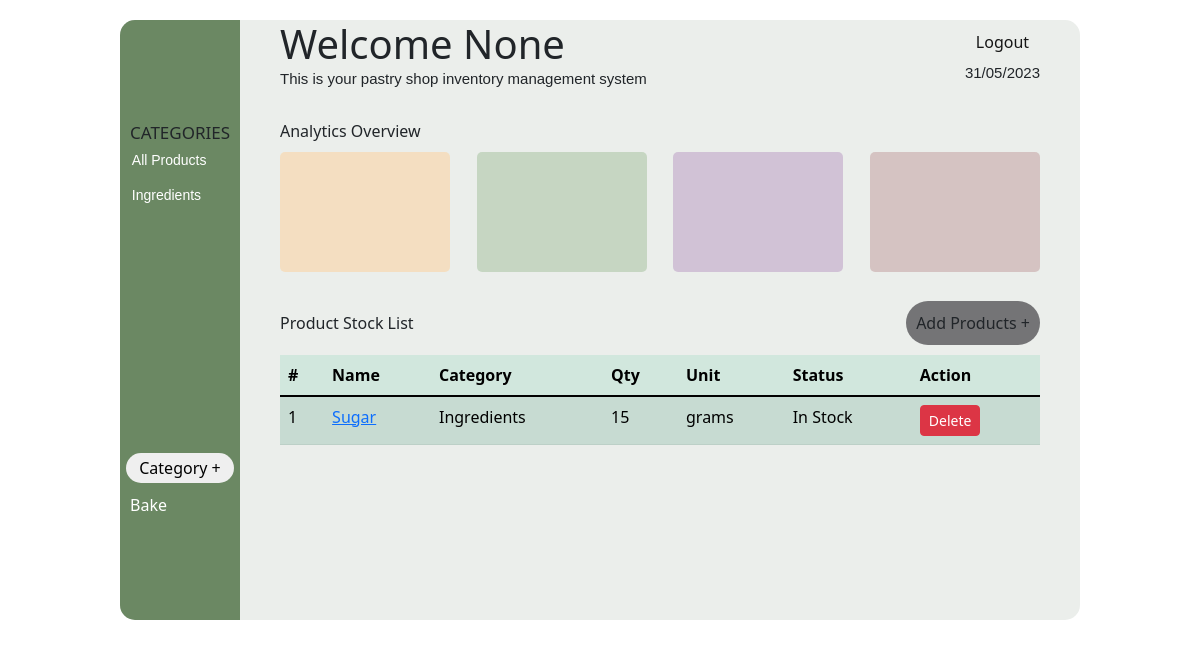
Before: /inventory (signed in) with the older database file.
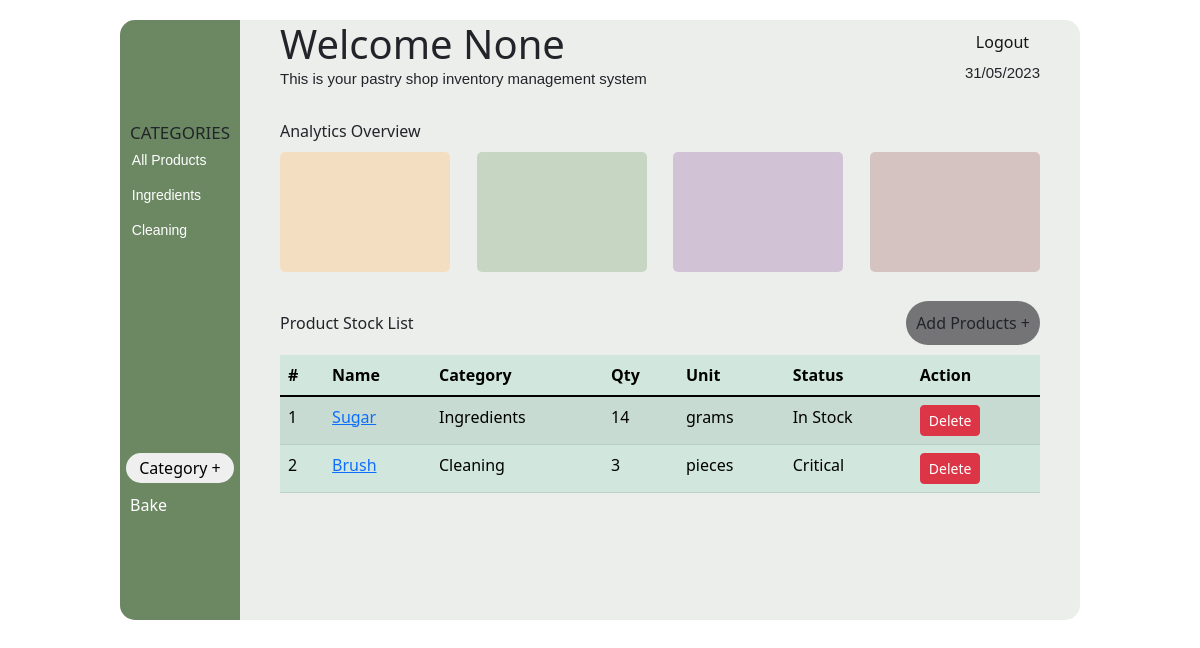
After: the same page with the newer database file.
### app.py (models this page shows, shortened)
class Category(db.Model):
    id = db.Column(db.Integer, primary_key=True)
    name = db.Column(db.String(50), nullable=False, unique=False)
    user_id = db.Column(db.Integer, db.ForeignKey('user.id'))

class Product(db.Model):
    id = db.Column(db.Integer, primary_key=True)
    name = db.Column(db.String(100), nullable=False)
    description = db.Column(db.Text, nullable=False)
    price = db.Column(db.Float, nullable=False)
    quantity = db.Column(db.Integer, default=0) #change this to float
    image_id = db.Column(db.Integer, db.ForeignKey('image.id'), nullable=False)
    category_id = db.Column(db.Integer, db.ForeignKey('category.id'), nullable=False)
    user_id = db.Column(db.Integer, db.ForeignKey('user.id'), nullable=False)
    unit_of_measurement_id = db.Column(db.Integer, db.ForeignKey('unit_of_measurement.id'), nullable=False)
    unit_of_measurement = db.relationship('UnitOfMeasurement')

class UnitOfMeasurement(db.Model):
    id = db.Column(db.Integer, primary_key=True)
    name = db.Column(db.String(20), unique=True, nullable=False)

### app.py (the view)
@app.route('/inventory')
@login_required
def inventory():
    user_id = current_user.id
    units = UnitOfMeasurement.query.all()
    products = Product.query.filter_by(user_id=user_id).all()
    categories = Category.query.filter_by(user_id=user_id).all()
    app.jinja_env.globals['get_category_name'] = get_category_name
    return render_template('inventory.html', products=products, categories=categories, units=units,
                           username=session.get('username'), current_date=datetime.datetime.now().strftime("%d/%m/%Y"), get_unit_of_measurement_name=get_unit_of_measurement_name, get_product_status=get_product_status, get_category_name=get_category_name)

### app.py (called while the page is built)
@login_manager.user_loader
def load_user(user_id):
    return User.query.get(int(user_id))

def get_category_name(category_id):
        with app.app_context():
            user_id = current_user.id
            categories = Category.query.filter_by(user_id=user_id).all()
            category = next((cat for cat in categories if cat.id == category_id), None)
            return category.name if category else ""

def get_product_status(quantity):
    if quantity <= 0:
        return 'Out of Stock'
    elif quantity <= 5 and quantity > 0:
        return 'Critical'
    elif quantity <= 10 and quantity > 5:
        return 'Low'
    else:
        return 'In Stock'

def get_unit_of_measurement_name(unit_of_measurement_id):
    with app.app_context():
        unit_of_measurement = UnitOfMeasurement.query.get(unit_of_measurement_id)
        if unit_of_measurement:
            return unit_of_measurement.name
        return ''

### templates/inventory.html (shortened to what this page needs)
<!DOCTYPE html>
<html lang="en">
<head>
    <link rel="stylesheet" href="/static/styles/inventory.css">
    <link href="https://cdn.jsdelivr.net/npm/bootstrap@5.3.0-alpha3/dist/css/bootstrap.min.css" rel="stylesheet">
</head>
<body>
    <div id="container">
        <aside class="aside">
            <h5>CATEGORIES</h5>
            <ul id="categoryList">
              <li class="categories" id="-1">All Products</li>
                {% for category in categories %}
                  <li class="categories" id="{{ category.id }}">{{ category.name }}</li>
                {% endfor %}
              </ul>
            <div class="add-category">
                <input id="add-category" type="button" value="Category +" data-bs-toggle="offcanvas" data-bs-target="#offcanvasWithBothOptions" aria-controls="offcanvasWithBothOptions">
            </div>
            <div class="bake">
              <a href="{{ url_for('bake') }}">Bake</a>
            </div>
        </aside>
        <main class="main">
            <header class="header">
                <div class="text">
                  <h1>Welcome {{ username }}</h1>
                  <p>This is your pastry shop inventory management system</p>
                </div>
                <div>
                    <div class="logout">
                        <a href="{{ url_for('logout') }}">Logout</a>
                    </div>
                    <div class="date">
                    {{ current_date }}
                    </div>
                </div>
              </header>
            <section id="overview">
                <div class="view_title">Analytics Overview</div>
                <div class="overviews">
                    <div class="overview one"></div>
                    <div class="overview two"></div>
                    <div class="overview three"></div>
                    <div class="overview four"></div>
                </div>
            </section>
                <div class="stock">
                    <div class="stock-title">Product Stock List</div>
                    <div class="add-products" data-bs-toggle="offcanvas" data-bs-target="#offcanvasWithBothOptionss" aria-controls="offcanvasWithBothOptions">Add Products +</div>
                </div>
            <section id="stock-list">
                <table class="table table-success table-hover table-striped" id="product-table">
                    <thead class="sticky-top">
                      <tr>
                        <th scope="col">#</th>
                        <th scope="col">Name</th>
                        <th scope="col">Category</th>
                        <th scope="col">Qty</th>
                        <th scope="col">Unit</th>
                        <th scope="col">Status</th>
                        <th scope="col">Action</th>
                      </tr>
                    </thead>
                    <tbody class="table-group-divider" id="product-table-body">
                      {% for product in products %}
                      <tr scope="row">
                        <td>{{ loop.index }}</td>
                        <td><a href="{{ url_for('product_details', id=product.id) }}">{{ product.name }}</a></td>
                        <td>{{ get_category_name(product.category_id) }}</td>
                        <td>{{ product.quantity }}</td>
                        <td>{{ get_unit_of_measurement_name(product.unit_of_measurement_id) }}</td>
                        <td>{{ get_product_status(product.quantity) }}</td>
                        <td><a href="{{ url_for('delete_product', id=product.id) }}" class="btn btn-danger btn-sm delete-product">Delete</a></td>
                      </tr>
                      {% endfor %}
                    </tbody>
                  </table>
            </section>
        </main>
    </div>
</body>
</html>

### static/styles/inventory.css (style rules this page uses)
body { margin: 0; padding: 0; box-sizing: border-box; display: flex; justify-content: center; align-items: center; font-family: 'Poppins', sans-serif; font-weight: lighter; }
#container { width: 80vw; height: 600px; display: flex; justify-content: space-between; margin-top: 20px; background-color: #ebeeeb; border-radius: 15px; }
.aside { border-top-left-radius: 15px; border-bottom-left-radius: 15px; width: 120px; display: flex; flex-direction: column; justify-content: center; height: 100%; background-color: #6B8863; }
.aside h5 { margin: 0; padding-left: 10px; font-size: 17px; }
.aside ul { width: 97%; margin: 0 auto 0 auto; padding: 0; height: 50%; display: flex; flex-direction: column; justify-content: flex-start; }
.aside ul li { color: #ffffff; list-style-type: none; margin: 5px 0; margin-left: 10px; height: 25px; border-radius: 35px; font-size: 14px; display: flex; align-items: center; cursor: pointer; font-family: Verdana, Geneva, Tahoma, sans-serif; }
.add-category { width: 100%; display: flex; flex-direction: column; justify-content: center; align-items: center; }
#add-category { width: 90%; margin: 10px 0; height: 30px; border: none; outline: none; cursor: pointer; border-radius: 35px; }
.main { width: calc(100% - 200px); display: flex; flex-direction: column; margin: 0 auto; }
.header { display: flex; justify-content: space-between; align-items: center; }
.text h1 { margin: 0; padding: 0; }
.text p, .date { margin: 0; padding: 0; font-size: 15px; font-family: Verdana, Geneva, Tahoma, sans-serif; }
#overview { margin-top: 20px; width: 100%; height: 170px; display: flex; flex-direction: column; justify-content: space-evenly; }
.overviews { display: flex; justify-content: space-between; }
.overview { height: 120px; width: 170px; border-radius: 5px; }
.four { background-color: rgba(192,154,153,.5); }
.three { background-color: rgba(184,152,193,.5); }
.two { background-color: rgba(161,192,154,.5); }
.one { background-color: rgba(254,208,151,.5); }
#stock-list { margin-top: 10px; display: flex; flex-direction: column; overflow: auto; }
.stock { display: flex; justify-content: space-between; margin-top: 20px; align-items: center; }
.add-products { cursor: pointer; padding: 10px; background-color: #747476; border-radius: 35px; }
.logout { text-align: center; margin-bottom: 5px; padding: 3px; cursor: pointer; }
.logout a { text-decoration: none; color: #161616; width: 100%; height: 100%; }
.bake { cursor: pointer; width: 100%; margin-left: 10px; }
.bake a { color: #ffffff; text-decoration: none; }

Changed rows visible on the page:
added Category: name "Cleaning"
changed Product "Sugar": quantity "15" → "14"
added Product: name "Brush", quantity "3", quantity "Critical"
now on this page (row unchanged): UnitOfMeasurement: name "pieces"
